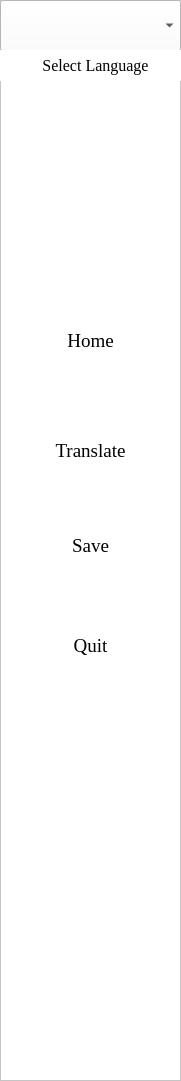
   <widget class="QFrame" name="frame">
    <property name="geometry">
     <rect>
      <x>0</x>
      <y>0</y>
      <width>181</width>
      <height>1081</height>
     </rect>
    </property>
    <property name="styleSheet">
     <string notr="true">background-color: rgb(255, 255, 255);</string>
    </property>
    <property name="frameShape">
     <enum>QFrame::StyledPanel</enum>
    </property>
    <property name="frameShadow">
     <enum>QFrame::Raised</enum>
    </property>
    <widget class="QPushButton" name="p3">
     <property name="geometry">
      <rect>
       <x>20</x>
       <y>510</y>
       <width>141</width>
       <height>71</height>
      </rect>
     </property>
     <property name="font">
      <font>
       <family>Times New Roman</family>
       <pointsize>14</pointsize>
      </font>
     </property>
     <property name="cursor">
      <cursorShape>PointingHandCursor</cursorShape>
     </property>
     <property name="styleSheet">
      <string notr="true">background-color: rgb(255, 255, 255);</string>
     </property>
     <property name="text">
      <string>Save</string>
     </property>
     <property name="icon">
      <iconset>
       <normaloff>resources/downloadd.png</normaloff>resources/downloadd.png</iconset>
     </property>
     <property name="iconSize">
      <size>
       <width>60</width>
       <height>40</height>
      </size>
     </property>
     <property name="flat">
      <bool>true</bool>
     </property>
    </widget>
    <widget class="QPushButton" name="p2">
     <property name="geometry">
      <rect>
       <x>20</x>
       <y>410</y>
       <width>141</width>
       <height>81</height>
      </rect>
     </property>
     <property name="font">
      <font>
       <family>Times New Roman</family>
       <pointsize>14</pointsize>
      </font>
     </property>
     <property name="cursor">
      <cursorShape>PointingHandCursor</cursorShape>
     </property>
     <property name="styleSheet">
      <string notr="true">background-color: rgb(255, 255, 255);</string>
     </property>
     <property name="text">
      <string>Translate</string>
     </property>
     <property name="icon">
      <iconset>
       <normaloff>resources/download3.png</normaloff>resources/download3.png</iconset>
     </property>
     <property name="iconSize">
      <size>
       <width>60</width>
       <height>40</height>
      </size>
     </property>
     <property name="flat">
      <bool>true</bool>
     </property>
    </widget>
    <widget class="QPushButton" name="p1">
     <property name="geometry">
      <rect>
       <x>20</x>
       <y>300</y>
       <width>141</width>
       <height>81</height>
      </rect>
     </property>
     <property name="palette">
      <palette>
       <active>
        <colorrole role="Button">
         <brush brushstyle="SolidPattern">
          <color alpha="255">
           <red>255</red>
           <green>255</green>
           <blue>255</blue>
          </color>
         </brush>
        </colorrole>
        <colorrole role="Base">
         <brush brushstyle="SolidPattern">
          <color alpha="255">
           <red>255</red>
           <green>255</green>
           <blue>255</blue>
          </color>
         </brush>
        </colorrole>
        <colorrole role="Window">
         <brush brushstyle="SolidPattern">
          <color alpha="255">
           <red>255</red>
           <green>255</green>
           <blue>255</blue>
          </color>
         </brush>
        </colorrole>
       </active>
       <inactive>
        <colorrole role="Button">
         <brush brushstyle="SolidPattern">
          <color alpha="255">
           <red>255</red>
           <green>255</green>
           <blue>255</blue>
          </color>
         </brush>
        </colorrole>
        <colorrole role="Base">
         <brush brushstyle="SolidPattern">
          <color alpha="255">
           <red>255</red>
           <green>255</green>
           <blue>255</blue>
          </color>
         </brush>
        </colorrole>
        <colorrole role="Window">
         <brush brushstyle="SolidPattern">
          <color alpha="255">
           <red>255</red>
           <green>255</green>
           <blue>255</blue>
          </color>
         </brush>
        </colorrole>
       </inactive>
       <disabled>
        <colorrole role="Button">
         <brush brushstyle="SolidPattern">
          <color alpha="255">
           <red>255</red>
           <green>255</green>
           <blue>255</blue>
          </color>
         </brush>
        </colorrole>
        <colorrole role="Base">
         <brush brushstyle="SolidPattern">
          <color alpha="255">
           <red>255</red>
           <green>255</green>
           <blue>255</blue>
          </color>
         </brush>
        </colorrole>
        <colorrole role="Window">
         <brush brushstyle="SolidPattern">
          <color alpha="255">
           <red>255</red>
           <green>255</green>
           <blue>255</blue>
          </color>
         </brush>
        </colorrole>
       </disabled>
      </palette>
     </property>
     <property name="font">
      <font>
       <family>Times New Roman</family>
       <pointsize>14</pointsize>
      </font>
     </property>
     <property name="cursor">
      <cursorShape>PointingHandCursor</cursorShape>
     </property>
     <property name="styleSheet">
      <string notr="true">background-color: rgb(255, 255, 255);
</string>
     </property>
     <property name="text">
      <string>Home</string>
     </property>
     <property name="icon">
      <iconset>
       <normaloff>resources/download (2).png</normaloff>resources/download (2).png</iconset>
     </property>
     <property name="iconSize">
      <size>
       <width>60</width>
       <height>40</height>
      </size>
     </property>
     <property name="autoDefault">
      <bool>false</bool>
     </property>
     <property name="default">
      <bool>false</bool>
     </property>
     <property name="flat">
      <bool>true</bool>
     </property>
    </widget>
    <widget class="QComboBox" name="cbox">
     <property name="geometry">
      <rect>
       <x>0</x>
       <y>0</y>
       <width>181</width>
       <height>51</height>
      </rect>
     </property>
     <property name="font">
      <font>
       <family>Times New Roman</family>
       <pointsize>12</pointsize>
       <weight>50</weight>
       <bold>false</bold>
      </font>
     </property>
     <property name="cursor">
      <cursorShape>PointingHandCursor</cursorShape>
     </property>
     <property name="styleSheet">
      <string notr="true">background-color: rgb(255, 255, 255);</string>
     </property>
     <property name="editable">
      <bool>false</bool>
     </property>
     <property name="currentText">
      <string/>
     </property>
     <property name="currentIndex">
      <number>-1</number>
     </property>
     <property name="iconSize">
      <size>
       <width>60</width>
       <height>20</height>
      </size>
     </property>
     <property name="duplicatesEnabled">
      <bool>false</bool>
     </property>
     <property name="frame">
      <bool>true</bool>
     </property>
     <item>
      <property name="text">
       <string>Hindi</string>
      </property>
     </item>
     <item>
      <property name="text">
       <string>Gujarati</string>
      </property>
     </item>
     <item>
      <property name="text">
       <string>Marathi</string>
      </property>
     </item>
     <item>
      <property name="text">
       <string>Bengali</string>
      </property>
     </item>
     <item>
      <property name="text">
       <string>Tamil</string>
      </property>
     </item>
     <item>
      <property name="text">
       <string>Kannada</string>
      </property>
     </item>
     <item>
      <property name="text">
       <string>Telugu</string>
      </property>
     </item>
    </widget>
    <widget class="QPushButton" name="p4">
     <property name="geometry">
      <rect>
       <x>20</x>
       <y>610</y>
       <width>141</width>
       <height>71</height>
      </rect>
     </property>
     <property name="font">
      <font>
       <family>Times New Roman</family>
       <pointsize>14</pointsize>
      </font>
     </property>
     <property name="cursor">
      <cursorShape>PointingHandCursor</cursorShape>
     </property>
     <property name="text">
      <string>Quit</string>
     </property>
     <property name="icon">
      <iconset>
       <normaloff>resources/download.png</normaloff>resources/download.png</iconset>
     </property>
     <property name="iconSize">
      <size>
       <width>60</width>
       <height>40</height>
      </size>
     </property>
     <property name="flat">
      <bool>true</bool>
     </property>
    </widget>
    <widget class="QLabel" name="label_2">
     <property name="geometry">
      <rect>
       <x>0</x>
       <y>50</y>
       <width>191</width>
       <height>31</height>
      </rect>
     </property>
     <property name="font">
      <font>
       <family>Times New Roman</family>
      </font>
     </property>
     <property name="frameShape">
      <enum>QFrame::NoFrame</enum>
     </property>
     <property name="frameShadow">
      <enum>QFrame::Plain</enum>
     </property>
     <property name="lineWidth">
      <number>0</number>
     </property>
     <property name="text">
      <string>&lt;html&gt;&lt;head/&gt;&lt;body&gt;&lt;p align=&quot;center&quot;&gt;&lt;span style=&quot; font-size:12pt;&quot;&gt;     Select Language&lt;/span&gt;&lt;/p&gt;&lt;/body&gt;&lt;/html&gt;</string>
     </property>
    </widget>
   </widget>
